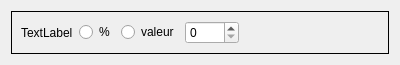
<?xml version="1.0" encoding="UTF-8"?>
<ui version="4.0">
 <class>StuffPanel</class>
 <widget class="QWidget" name="StuffPanel">
  <property name="geometry">
   <rect>
    <x>0</x>
    <y>0</y>
    <width>400</width>
    <height>55</height>
   </rect>
  </property>
  <property name="windowTitle">
   <string>Form</string>
  </property>
  <layout class="QHBoxLayout" name="horizontalLayout">
   <item>
    <widget class="QFrame" name="frame">
     <property name="frameShape">
      <enum>QFrame::Box</enum>
     </property>
     <property name="frameShadow">
      <enum>QFrame::Plain</enum>
     </property>
     <layout class="QHBoxLayout" name="horizontalLayout_2">
      <item>
       <widget class="QLabel" name="stat_label">
        <property name="text">
         <string>TextLabel</string>
        </property>
       </widget>
      </item>
      <item>
       <widget class="QRadioButton" name="percent_radioButton">
        <property name="text">
         <string>%</string>
        </property>
       </widget>
      </item>
      <item>
       <widget class="QRadioButton" name="value_radioButton">
        <property name="text">
         <string>valeur</string>
        </property>
       </widget>
      </item>
      <item>
       <widget class="QSpinBox" name="value_spinBox">
        <property name="maximum">
         <number>9999</number>
        </property>
       </widget>
      </item>
      <item>
       <spacer name="horizontalSpacer">
        <property name="orientation">
         <enum>Qt::Horizontal</enum>
        </property>
        <property name="sizeHint" stdset="0">
         <size>
          <width>40</width>
          <height>20</height>
         </size>
        </property>
       </spacer>
      </item>
     </layout>
    </widget>
   </item>
  </layout>
 </widget>
 <resources/>
 <connections/>
</ui>
